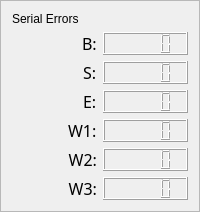
         <widget class="QFrame" name="frame">
          <property name="frameShape">
           <enum>QFrame::StyledPanel</enum>
          </property>
          <property name="frameShadow">
           <enum>QFrame::Raised</enum>
          </property>
          <layout class="QVBoxLayout" name="verticalLayout_3">
           <item>
            <widget class="QLabel" name="label_2">
             <property name="text">
              <string>Serial Errors</string>
             </property>
            </widget>
           </item>
           <item>
            <layout class="QHBoxLayout" name="horizontalLayout_20">
             <item>
              <layout class="QVBoxLayout" name="verticalLayout_17">
               <item alignment="Qt::AlignRight">
                <widget class="QLabel" name="BLabel_3">
                 <property name="font">
                  <font>
                   <family>Ubuntu Mono</family>
                   <pointsize>12</pointsize>
                  </font>
                 </property>
                 <property name="text">
                  <string>B:</string>
                 </property>
                </widget>
               </item>
               <item alignment="Qt::AlignRight">
                <widget class="QLabel" name="SLabel_3">
                 <property name="font">
                  <font>
                   <family>Ubuntu Mono</family>
                   <pointsize>12</pointsize>
                  </font>
                 </property>
                 <property name="text">
                  <string>S:</string>
                 </property>
                </widget>
               </item>
               <item alignment="Qt::AlignRight">
                <widget class="QLabel" name="ELabel_3">
                 <property name="font">
                  <font>
                   <family>Ubuntu Mono</family>
                   <pointsize>12</pointsize>
                  </font>
                 </property>
                 <property name="text">
                  <string>E:</string>
                 </property>
                </widget>
               </item>
               <item alignment="Qt::AlignRight">
                <widget class="QLabel" name="WLabel_7">
                 <property name="font">
                  <font>
                   <family>Ubuntu Mono</family>
                   <pointsize>12</pointsize>
                  </font>
                 </property>
                 <property name="text">
                  <string>W1:</string>
                 </property>
                </widget>
               </item>
               <item>
                <widget class="QLabel" name="WLabel_8">
                 <property name="font">
                  <font>
                   <family>Ubuntu Mono</family>
                   <pointsize>12</pointsize>
                  </font>
                 </property>
                 <property name="text">
                  <string>W2:</string>
                 </property>
                 <property name="alignment">
                  <set>Qt::AlignRight|Qt::AlignTrailing|Qt::AlignVCenter</set>
                 </property>
                </widget>
               </item>
               <item>
                <widget class="QLabel" name="WLabel_9">
                 <property name="font">
                  <font>
                   <family>Ubuntu Mono</family>
                   <pointsize>12</pointsize>
                  </font>
                 </property>
                 <property name="text">
                  <string>W3:</string>
                 </property>
                 <property name="alignment">
                  <set>Qt::AlignRight|Qt::AlignTrailing|Qt::AlignVCenter</set>
                 </property>
                </widget>
               </item>
              </layout>
             </item>
             <item>
              <layout class="QVBoxLayout" name="verticalLayout">
               <item>
                <widget class="QLCDNumber" name="rdoutBaseErrors"/>
               </item>
               <item>
                <widget class="QLCDNumber" name="rdoutShoulderErrors"/>
               </item>
               <item>
                <widget class="QLCDNumber" name="rdoutElbowErrors"/>
               </item>
               <item>
                <widget class="QLCDNumber" name="rdoutWristErrors"/>
               </item>
               <item>
                <widget class="QLCDNumber" name="rdoutWrist2Errors"/>
               </item>
               <item>
                <widget class="QLCDNumber" name="rdoutWrist3Errors"/>
               </item>
              </layout>
             </item>
            </layout>
           </item>
          </layout>
          <zorder>horizontalLayoutWidget</zorder>
          <zorder>layoutWidget</zorder>
          <zorder>horizontalLayoutWidget</zorder>
          <zorder>horizontalLayoutWidget</zorder>
          <zorder>label_2</zorder>
         </widget>
